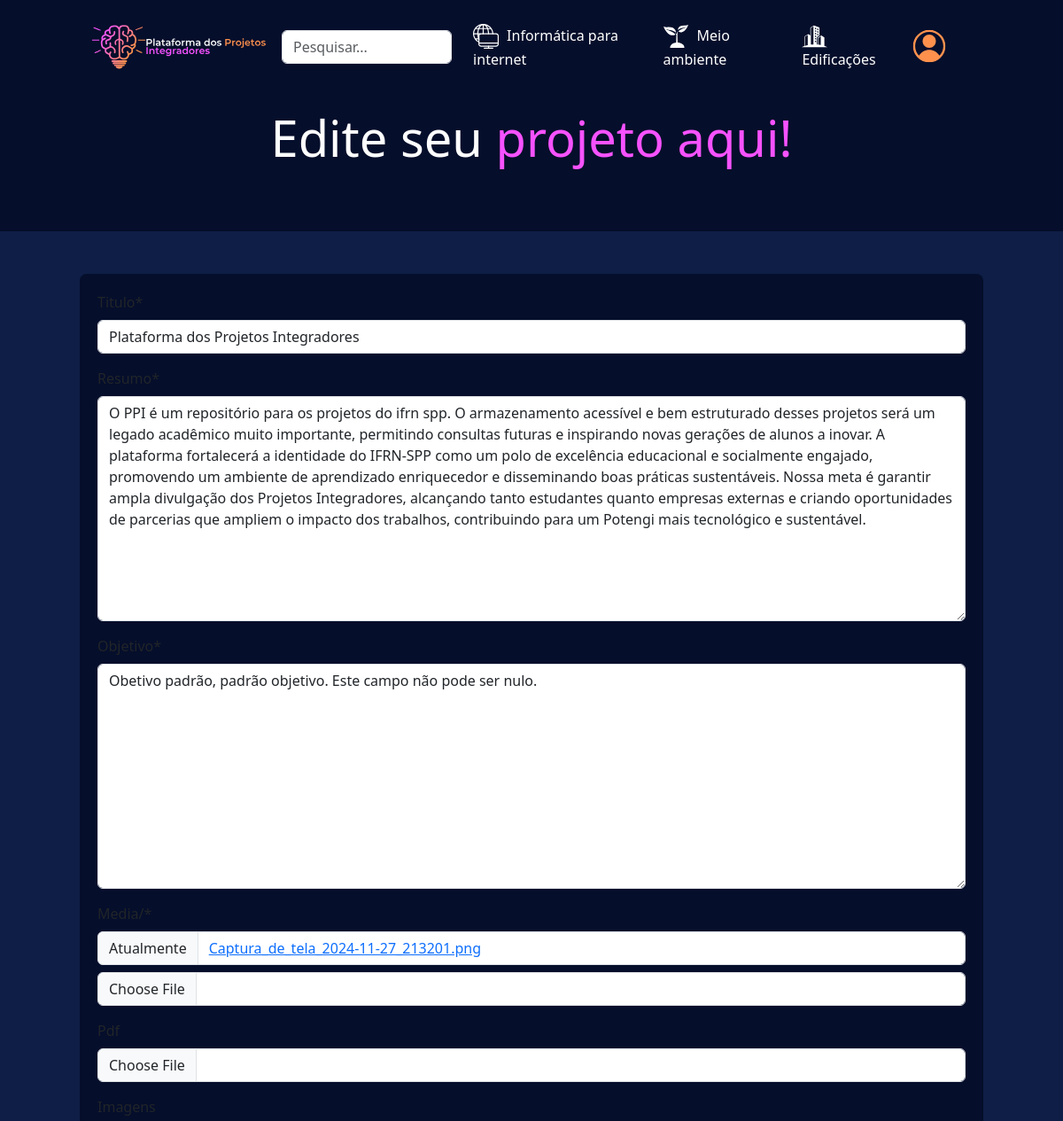
The page /projeto/1/ (signed in, upper part) on the database as committed earlier.
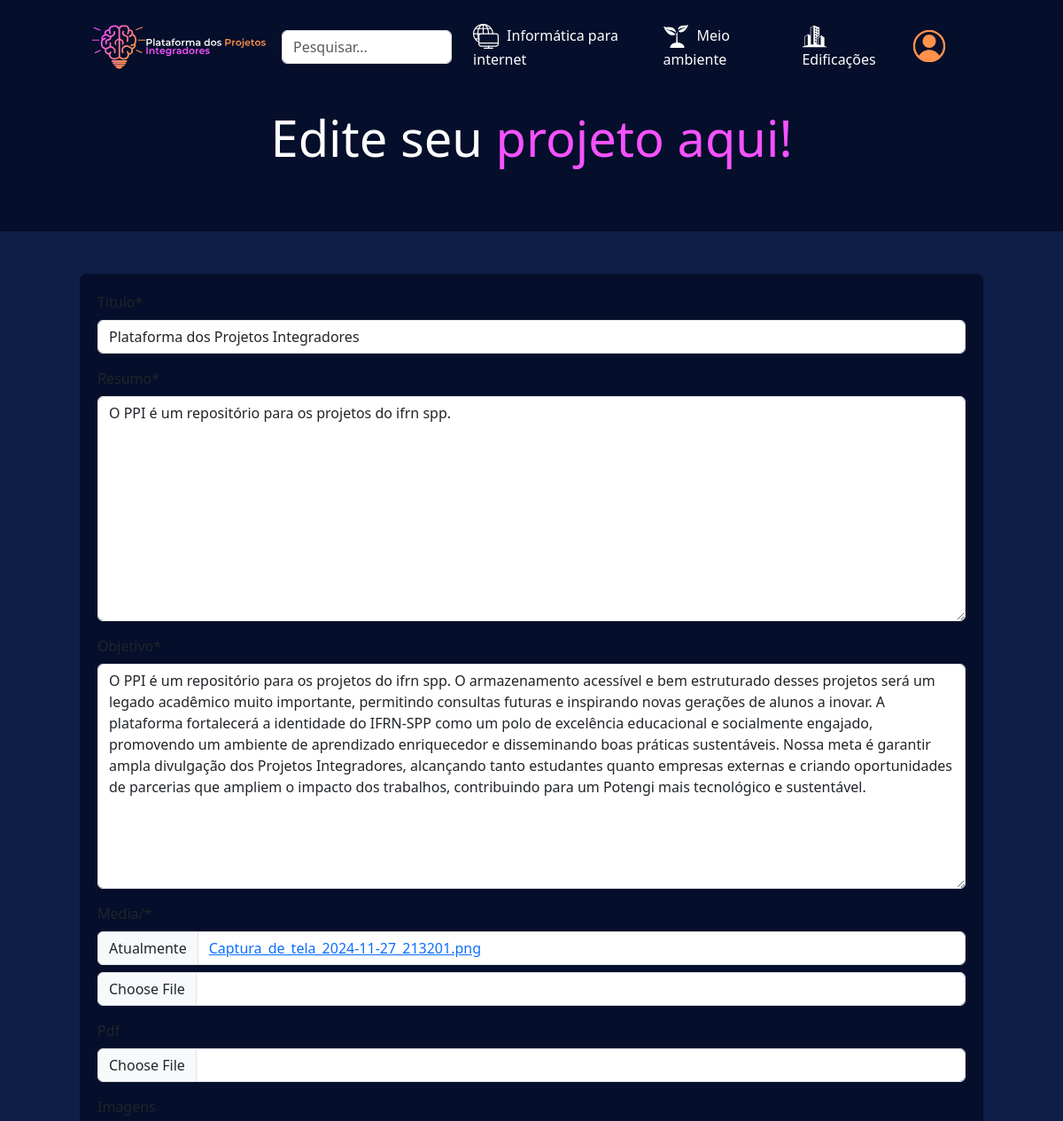
The same page on the database as committed later.
### ppi/models.py (models this page shows, shortened)
class Projeto(models.Model):
    titulo = models.CharField(max_length=80)
    resumo = models.TextField(max_length=1000)
    objetivo = models.TextField(max_length=2000)
    capa = models.ImageField('media/')
    pdf = models.FileField(blank=True, null=True)
    imagens = models.ImageField(blank=True, null=True)
    palavras_chave = models.CharField(max_length=200, blank=True, null=True)
    curso = models.ForeignKey(Curso, on_delete=models.CASCADE)
    alunos = models.ManyToManyField(Aluno, related_name="projetos")
    orientadores = models.ManyToManyField(Orientador, related_name="projetos")
    curso = models.CharField(max_length=80)
    criado_em = models.DateTimeField(auto_now_add=True,null=True)

### ppi/views.py (the view)
# urls.py: path('projeto/<int:pk>/', views.formprojeto, name='editar_projeto'),
@login_required
def formprojeto(request, pk=None):
    if pk:
        projeto = get_object_or_404(Projeto, pk=pk)
    else:
        projeto = None
    if request.method == 'POST':
        form = ProjetoForm(request.POST, request.FILES,  instance=projeto)
        if form.is_valid():
            projeto = form.save()
            alunos_ids = request.POST.getlist('alunos')
            orientadores_ids = request.POST.getlist('orientadores')
            projeto.alunos.set(alunos_ids)
            projeto.orientadores.set(orientadores_ids)
            return redirect("verperfil")
    else:
        form = ProjetoForm(instance=projeto)
    alunos = Aluno.objects.all()
    orientadores = Orientador.objects.all()
    return render(request, "formprojeto.html", {
        "form": form,
        "alunos": alunos,
        "orientadores": orientadores,
        "projeto": projeto,
    })

### ppi/forms.py
class ProjetoForm(forms.ModelForm):
    class Meta:
        model = Projeto
        fields = "__all__"
        widgets = {
            "resumo": forms.Textarea(),
            "objetivo": forms.Textarea(),
        }

### ppi/context_processors.py (called while the page is built)
def cursos(request):
    return {
        "cursos" : Curso.objects.all,
    }

### ppi/models.py (called while the page is built)
    def __str__(self):
        return self.nome

    def __str__(self):
        return self.nome

### ppi/templates/formprojeto.html (shortened to what this page needs)
{% extends "base.html" %}
{% load static %}
{% block conteudo %}
{% load crispy_forms_tags %}
<div class="container custom-container mb-5 py-3">
  <h1 class="text-white text-center" style="font-size: 3.5em;">
    {% if projeto %}Edite seu {% else %}Adicione seu {% endif %}<a class="roxinho">projeto aqui!</a>
  </h1>
</div>
<div class="container-fluid blueback py-5">
  <div class="form-container mx-auto custom-container">
    <form action="" method="POST" enctype="multipart/form-data">
      {{ form|crispy }}
      </div>
    </div>
{% endblock conteudo %}

Rows that differ between the two databases and show on the page:
changed Projeto "Plataforma dos Projetos Integradores": resumo "…projetos do ifrn spp. O armazenamento acessível e bem estruturado desses projetos será um legado acadêmico muito importante, permitindo consultas futuras e inspirando novas gerações de alunos a inovar. A plataforma fortalecerá a identidade do IFRN-SPP como um polo de excelência educacional e socialmente engajado, promovendo um ambiente de aprendizado enriquecedor e disseminando boas práticas sustentáveis. Nossa meta é garantir ampla divulgação dos Projetos Integradores, alcançando tanto estudantes quanto empresas externas e criando oportunidades de parcerias que ampliem o impacto dos trabalhos, contribuindo para um Potengi mais tecnológico e sustentável." → "O PPI é um repositório para os projetos do ifrn spp."; objetivo "Obetivo padrão, padrão objetivo. Este campo não pode ser nulo." → "O PPI é um repositório para os projetos do ifrn spp. O armazenamento acessível e bem estruturado desses projetos será um legado acadêmico muito importante, permitindo consultas futuras e inspirando novas gerações de alunos a inovar. A plataforma fortalecerá a identidade do IFRN-SPP como um polo de excelência educacional e socialmente engajado, promovendo um ambiente de aprendizado enriquecedor e disseminando boas práticas sustentáveis. Nossa meta é garantir ampla divulgação dos Projetos Integradores, alcançando tanto estudantes quanto empresas externas e criando oportunidades de parcerias que ampliem o impacto dos trabalhos, contribuindo para um Potengi mais tecnológico e sustentável."
